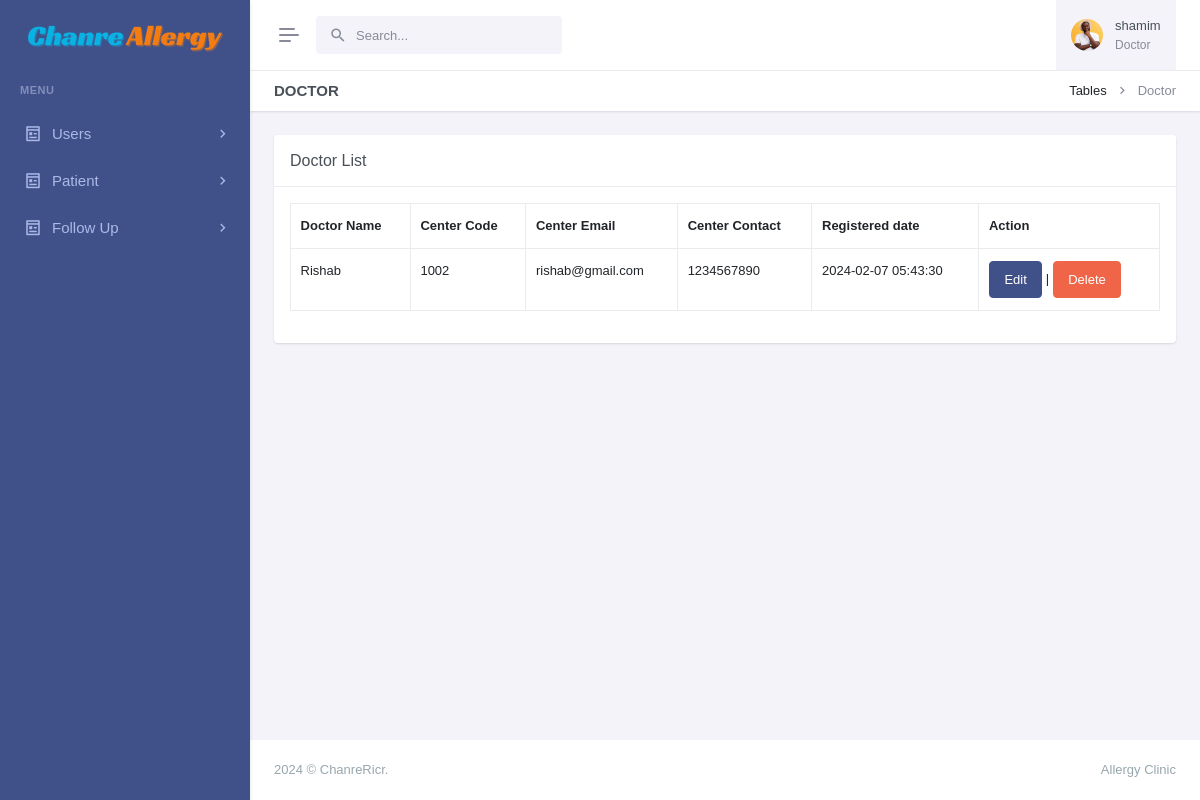
The page /view-doctor.php (signed in) on the database its author committed.
### tables this page shows
CREATE TABLE `tbl_staff` (
  `id` int(11) NOT NULL,
  `empName` text DEFAULT NULL,
  `empQualification` text DEFAULT NULL,
  `empDesignation` text DEFAULT NULL,
  `empkmc` varchar(55) DEFAULT NULL,
  `empUsername` varchar(255) DEFAULT NULL,
  `empPassword` varchar(255) DEFAULT NULL,
  `centerName` varchar(255) DEFAULT NULL,
  `centerCode` varchar(50) DEFAULT NULL,
  `empImage` text DEFAULT NULL,
  `useremail` varchar(255) DEFAULT NULL,
  `usermobile` varchar(11) DEFAULT NULL,
  `role` varchar(55) DEFAULT NULL,
  `isActive` int(2) DEFAULT NULL,
  `createdAt` timestamp NOT NULL DEFAULT current_timestamp()
);

### view-doctor.php (the view, shortened to what this page needs)
<?php
include('layout/config.php');
if (strlen($_SESSION['login']) == 0) {
    header('location:index.php');
} else {
    ?>
<!doctype html>
<html lang="en" data-layout="vertical" data-topbar="light" data-sidebar="dark" data-sidebar-size="lg"
    data-sidebar-image="none" data-preloader="disable">
<head>
    <link rel="stylesheet" href="https://cdn.datatables.net/1.11.5/css/dataTables.bootstrap5.min.css" />
    <link rel="stylesheet" href="https://cdn.datatables.net/responsive/2.2.9/css/responsive.bootstrap.min.css" />
    <link rel="stylesheet" href="https://cdn.datatables.net/buttons/2.2.2/css/buttons.dataTables.min.css">
    <link href="assets/css/bootstrap.min.css" rel="stylesheet" type="text/css" />
    <link href="assets/css/icons.min.css" rel="stylesheet" type="text/css" />
    <link href="assets/css/app.min.css" rel="stylesheet" type="text/css" />
    <link href="assets/css/custom.min.css" rel="stylesheet" type="text/css" />
</head>
<body>
    <div id="layout-wrapper">
        <?php include('admin/header.php') ?>
        <?php include('admin/leftsidebar.php') ?>
        <div class="main-content">
            <div class="page-content">
                <div class="container-fluid">
                    <div class="row">
                        <div class="col-12">
                            <div class="page-title-box d-sm-flex align-items-center justify-content-between">
                                <h4 class="mb-sm-0">Doctor</h4>
                                <div class="page-title-right">
                                    <ol class="breadcrumb m-0">
                                        <li class="breadcrumb-item"><a href="javascript: void(0);">Tables</a></li>
                                        <li class="breadcrumb-item active">Doctor</li>
                                    </ol>
                                </div>
                            </div>
                        </div>
                    </div>
                    <div class="row">
                        <div class="col-lg-12">
                            <div class="card">
                                <div class="card-header">
                                    <h5 class="card-title mb-0">Doctor List</h5>
                                </div>
                                <div class="card-body">
                                    <div class="table-responsive">
                                        <table id="buttons-datatables" class="display table table-bordered"
                                            style="width:100%">
                                            <thead>
                                                <tr>
                                                    <th>Doctor Name</th>
                                                    <th>Center Code</th>
                                                    <th>Center Email</th>
                                                    <th>Center Contact</th>
                                                    <th>Registered date</th>
                                                    <th>Action</th>
                                                </tr>
                                            </thead>
                                            <tbody>
                                                <?php
                                                    $myquery = mysqli_query($conn, "Select * from tbl_staff where role = 'Doctor'");
                                                    while ($row = mysqli_fetch_array($myquery)) {
                                                        ?>
                                                <tr>
                                                    <td>
                                                        <?php echo htmlentities($row['empName']) ?>
                                                    </td>
                                                    <td>
                                                        <?php echo htmlentities($row['centerCode']) ?>
                                                    </td>
                                                    <td>
                                                        <?php echo htmlentities($row['useremail']) ?>
                                                    </td>
                                                    <td>
                                                        <?php echo htmlentities($row['usermobile']) ?>
                                                    </td>
                                                    <td>
                                                        <?php echo htmlentities($row['createdAt']) ?>
                                                    </td>
                                                    <td>
                                                        <a href="edit-doctor.php?hid=<?php echo htmlentities($row['centerCode']) ?>"
                                                            class="btn btn-primary">Edit</a>
                                                        | <a class="btn btn-danger"
                                                            href="view-doctor.php?pid=<?php echo htmlentities($row['id']); ?>&&action=del"
                                                            onclick="return confirm('Do you reaaly want to delete ?')">
                                                            Delete</a>
                                                    </td>
                                                </tr>
                                                <?php } ?>
                                        </table>
                                    </div>
                                </div>
                            </div>
                        </div>
                    </div>
                </div>
            </div>
            <?php include('admin/footer.php'); ?>
        </div>
    </div>
</body>
</html>
<?php } ?>

### rows shown on the page
tbl_staff: empName "Rishab", centerCode "1002", useremail "rishab@gmail.com", usermobile "1234567890", createdAt "2024-02-07 05:43:30"

### other values the page prints
$_SESSION['empName'] "shamim"
$_SESSION['empDesignation'] "Doctor"
